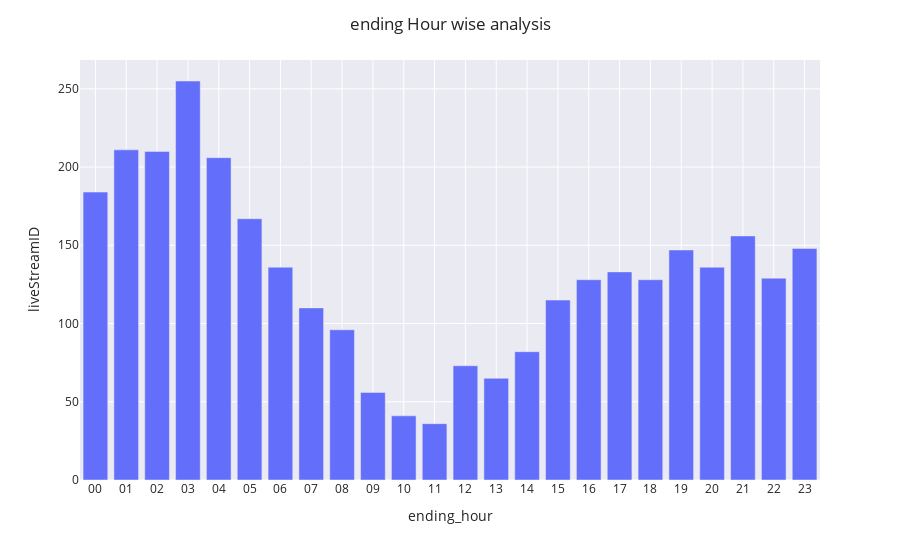

The cell this chart's notebook holds for it:
### Code cell
ending = data.groupby(["ending_hour"],as_index=False)["liveStreamID"].count().sort_values('ending_hour')

fig = px.bar(ending,x='ending_hour', y='liveStreamID')
fig.update_layout(title_text=' ending Hour wise analysis',title_x=0.5
                  ,template='seaborn')
fig.show()

### Figure 1 — Plotly figure (JSON) as saved in the notebook; plotly's stock layout.template omitted (floating-point values rounded to 4 significant figures)
{"data": [{"alignmentgroup": "True", "hovertemplate": "ending_hour=%{x}<br>liveStreamID=%{y}<extra></extra>", "legendgroup": "", "marker": {"color": "#636efa"}, "name": "", "offsetgroup": "", "orientation": "v", "showlegend": false, "textposition": "auto", "type": "bar", "x": ["00", "01", "02", "03", "04", "05", "06", "07", "08", "09", "10", "11", "12", "13", "14", "15", "16", "17", "18", "19", "20", "21", "22", "23"], "xaxis": "x", "y": [184, 211, 210, 255, 206, 167, 136, 110, 96, 56, 41, 36, 73, 65, 82, 115, 128, 133, 128, 147, 136, 156, 129, 148], "yaxis": "y"}], "layout": {"barmode": "relative", "legend": {"tracegroupgap": 0}, "margin": {"t": 60}, "title": {"text": " ending Hour wise analysis", "x": 0.5}, "xaxis": {"anchor": "y", "domain": [0, 1], "title": {"text": "ending_hour"}}, "yaxis": {"anchor": "x", "domain": [0, 1], "title": {"text": "liveStreamID"}}}}
